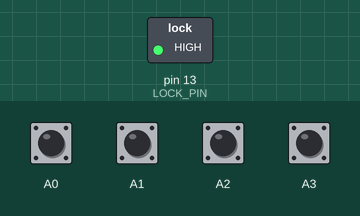
Bench run of a sketch on a simulated Arduino Uno, built with avr-gcc and run on an emulated ATmega328P. Parts: switched loads named in the sketch (green lamp = pin HIGH). Inputs (shaded band) come from the test bench; at power-on: A0–3 HIGH.

Above: at 0.4 s.
Timing chart, 0 to 1.9 s (numbered marks = the images above):
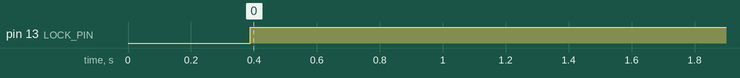

Measured:
- by itself, pin 13 (LOCK_PIN): LOW → HIGH at 0.39 s

The sketch:

Touch_Crate.ino
```cpp
/*
Sigmaz 2016
Capcitive proximity puzzle for Klues

*/

#include <ADCTouch.h>

int ref0, ref1, ref2, ref3;       //reference values to remove offset
int locked = 1; // started with LOCK_PIN high to drive SSR for mag lock

#define LOCK_PIN 13

void setup()
{
  pinMode (LOCK_PIN, OUTPUT);

  Serial.begin(9600);

  ref0 = ADCTouch.read(A0, 500);    //create reference values to
  ref1 = ADCTouch.read(A1, 500);    //account for the capacitance of the pad
  ref2 = ADCTouch.read(A2, 500);
  ref3 = ADCTouch.read(A3, 500);
}

void loop()
{

  readSensors();
  lockManager();
}


void readSensors()
{
  int value0 = ADCTouch.read(A0);     //no second parameter
  int value1 = ADCTouch.read(A1);     //   --> 100 samples
  int value2 = ADCTouch.read(A2);     //   --> 100 samples
  int value3 = ADCTouch.read(A3);     //   --> 100 samples

  value0 -= ref0;       //remove offset
  value1 -= ref1;
  value2 -= ref2;
  value3 -= ref3;
/*
  Serial.print(value0 > 40);    //return pressed or not pressed
  Serial.print("\t");
  Serial.print(value1 > 40);
  Serial.print("\t");
  Serial.print(value2 > 40);
  Serial.print("\t");
  Serial.print(value3 > 40);
  Serial.print("\t");


  Serial.print(value0);             //return value
  Serial.print("\t");
  Serial.println(value1);
  Serial.print("\t");
  Serial.println(value2);
  Serial.print("\t");
  Serial.println(value3);
  Serial.print("\t");
*/

  if ((value0 > 40) && (value1 > 40) && (value2 > 40) && (value3 > 40))
  {
    locked = 0;
  } else {
    locked = 1;
  }

  delay(100);
}


void lockManager()
{

  if (locked == 0) {
    digitalWrite (LOCK_PIN, LOW);
  } else {
    digitalWrite (LOCK_PIN, HIGH);
  }

}
```
